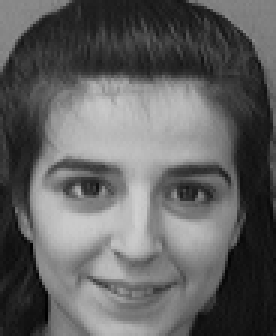
#> input picture language/PCA/training_data/s10_2.pgm, 92 x 112 px (shown 3 times larger); its folder holds 4 pictures in this run
$ python Assignment2_MatrixTheory.py
#> lines starting #> are read from the running program, lines starting #| are printed output that depends on the picture; pictures that were not available may be replaced by others from this repository, and a replacement may not be noted
__author__='Sarat Chandra B, SRNO: 14848'
from PIL import Image
import os
import numpy as np
from pylab import *
from natsort import natsorted, ns
import re
from sklearn.neighbors import NearestNeighbors as nn
import sys


def natural_sort( l ):
    convert = lambda text: int(text) if text.isdigit() else text
    alphanum_key = lambda key: [ convert(c) for c in re.split('([0-9]+)', key) ]
    l.sort( key=alphanum_key )

def pca(R):

    #get dimensions
    row, column = R.shape

    # center data
    empirical_mean = R.mean(axis=0)
    X = R - empirical_mean

    if column > row:
        X_T = np.transpose(X)

        M = np.dot(X,X_T)
        eigen_values, eigen_vectors = np.linalg.eigh(M)

        tmp = np.transpose(np.dot(X_T, eigen_vectors))
        tmp *= 1/(column-1)
        eigen_faces = tmp[::-1]
        S = []
        for i in eigen_faces[:]:
            S.append(np.linalg.norm(i))
        # S = np.sqrt(eigen_values)[::-1]
        for i in range(eigen_faces.shape[1]):
             eigen_faces[:,i] /= S
    else:
        dummy, eigen_values, eigen_faces = np.linalg.svd(X)
        eigen_faces = eigen_faces[:row]


    return eigen_faces,eigen_values,empirical_mean


current_path, __ , __ = next(os.walk(os.getcwd()))

traindata_path = current_path + "/training_data/"
testdata_path = current_path + "/test_data/"

training_data = os.listdir(traindata_path)
test_data = os.listdir(testdata_path)


train_list = [filename for filename in training_data if filename[-4:] in [".pgm"]]
test_list = [filename for filename in test_data if filename[-4:] in [".pgm"]]

natural_sort(train_list)
natural_sort(test_list)

raw_matrix = np.asarray([np.array(Image.open(traindata_path+im)).flatten() for im in train_list],'f')
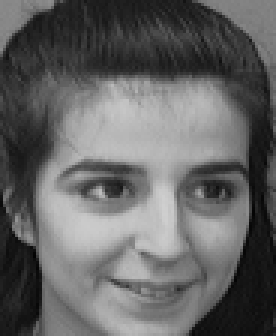
#> input picture language/PCA/training_data/s10_3.pgm, 92 x 112 px (shown 3 times larger)
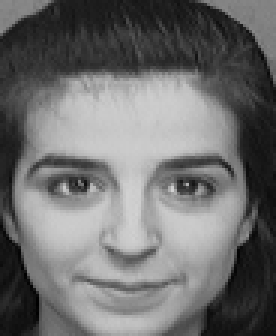
#> input picture language/PCA/training_data/s10_5.pgm, 92 x 112 px (shown 3 times larger)
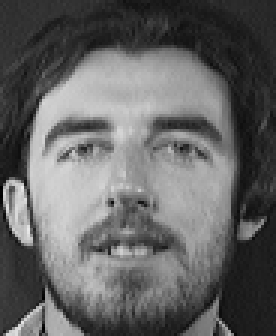
#> input picture language/PCA/training_data/s11_1.pgm, 92 x 112 px (shown 3 times larger)
test_matrix = np.asarray([np.array(Image.open(testdata_path+im)).flatten() for im in test_list],'f')

im = array(Image.open(traindata_path+ train_list[0]))
#> im is the input picture: shape (112, 92); min 0, max 208, mean 97.1
m,n = im.shape
#> m = 112; n = 92

Eigen_faces,Eigen_values,Empirical_mean = pca(raw_matrix)
#> in pca, `empirical_mean = R.mean(axis=0)`: empirical_mean = 10304 values, max 200.2 at index 6738, min 14.75 at index 9304, mean 101.8
#> in pca, `M = np.dot(X,X_T)`: M = [[5590394.5, 1036188.8, -278932.2, -6347652], [1036188.8, 6456202.5, -1258238.4, -6234152], [-278932.2, -1258238.4, 6461520.5, -4924351], [-6347652, -6234152, -4924351, 17506136]]
#> in pca, `eigen_values, eigen_vectors = np.linalg.eigh(M)`: eigen_values = [-5.03, 4749444.5, 7817932, 23446882]; eigen_vectors = [[0.5, 0.785, -0.172, -0.322], [0.5, -0.573, -0.565, -0.32], [0.5, -0.233, 0.804, -0.221], [0.5, 0.0208, -0.0674, 0.863]]
#> the loop in pca, `for i in eigen_faces[:]:` made 4 passes
#> after the loop in pca, `for i in eigen_faces[:]:`: S = [0.47, 0.271, 0.212, 1.68e-07]
#> Eigen_values = [-5.03, 4749444.5, 7817932, 23446882]; Empirical_mean has the same summary as empirical_mean in pca


orig_stdout = sys.stdout
f = open('ClassificationError.txt','w')
sys.stdout = f


iterations = np.arange(1,10)

for threshold in iterations:

    threshold /= 50
    #Step 2.5: Choosing the value of K
    Eigen_total = np.sum(Eigen_values)
#> Eigen_total = 36014256
    K = np.argmin(Eigen_values.cumsum() < (threshold * Eigen_total))
#> K = 1


    #Step 3: Take some random image from the training set and compute K coefficients
    random_train_image = np.array(Image.open(traindata_path+train_list[np.random.randint(0,len(train_list))])).flatten()
#> random_train_image = 10304 values, max 208 at index 6669, min 0 at index 9675, mean 97.07
    coeff_train = np.dot(random_train_image,np.transpose(Eigen_faces[:K]))
#> coeff_train = [-2658.1]


    #Step 4: Reconstruction of the sample image and original
    reconstructed_train_image = np.dot(coeff_train,Eigen_faces[:K]) + Empirical_mean
#> reconstructed_train_image = 10304 values, max 228.2 at index 6484, min -28.64 at index 9488, mean 102.5

    figure(1)
    gray()
    subplot(2,4,1)
    imshow(random_train_image.reshape(m,n))
    subplot(2,4,2)
    imshow(reconstructed_train_image.reshape(m,n))

    savefig("Reconstruct_TrainImage_K_{}.png".format(K), format='png', dpi=300)
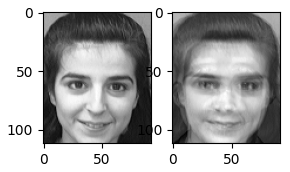
#> figure drawn by matplotlib, 2 panels

    #Step5: Classification of test samples in the eigen space
    classification_count = 0

    #construction of K-coefficients of each image in the training set
    Kcoeff_train = []
    for i in raw_matrix:
        Kcoeff_train.append(np.dot(i,np.transpose(Eigen_faces[:K])))
#> this loop made 4 passes
#> after the loop, Kcoeff_train = [[-2658.1], [-2648.4], [-2170.5], [3080.4]]

    Kcoeff_test = []
    for i in test_matrix:
        Kcoeff_test.append(np.dot(i, np.transpose(Eigen_faces[:K])))
#> this loop made 1 pass
#> after the loop, Kcoeff_test = [[-2658.1]]

    Kcoeff_test = array(Kcoeff_test)
#> Kcoeff_test = [-2658.1]
    Kcoeff_train = array(Kcoeff_train)
#> Kcoeff_train = [-2658.1, -2648.4, -2170.5, 3080.4]

    for i in range(Kcoeff_test.shape[0]):
        neigh = nn(n_neighbors=1)
        neigh.fit(Kcoeff_train)
        classification_index = neigh.kneighbors(Kcoeff_test[i].reshape(1,-1))[1]
        if classification_index // 8 == i // 2:
            classification_count += 1
#> this loop made 1 pass
#> classification_index on pass 1: [0]
#> after the loop, classification_count = 1

    percentage_of_error = (Kcoeff_test.shape[0] - classification_count) / Kcoeff_test.shape[0]
#> percentage_of_error = 0
    print("Classification Error over test sample for K={} coefficients is {}".format(K,100*percentage_of_error))


    #Step7: Take some random image from test set and comput K coefficients
    random_test_image = np.array(Image.open(testdata_path+test_list[np.random.randint(0,len(test_list))])).flatten()
#> random_test_image has the same summary as random_train_image
    coeff_test = np.dot(random_test_image,np.transpose(Eigen_faces[:K]))
#> coeff_test = [-2658.1]

    #Step 7.5: Reconstruction of the sample image and original
    reconstructed_test_image = np.dot(coeff_test,Eigen_faces[:K]) + Empirical_mean
#> reconstructed_test_image has the same summary as reconstructed_train_image

    figure(2)
    gray()
    subplot(2,4,1)
    imshow(random_test_image.reshape(m,n))
    subplot(2,4,2)
    imshow(reconstructed_test_image.reshape(m,n))
    savefig("Reconstruct_TestImage_K_{}.png".format(K), format='png', dpi=300)

sys.stdout = orig_stdout
f.close()
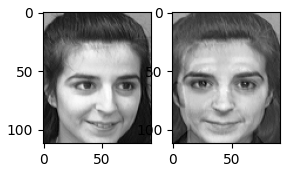
#> figure drawn by matplotlib, 2 panels
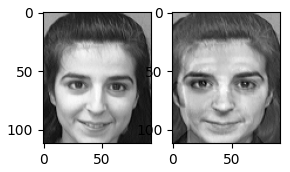
#> figure drawn by matplotlib, 2 panels
